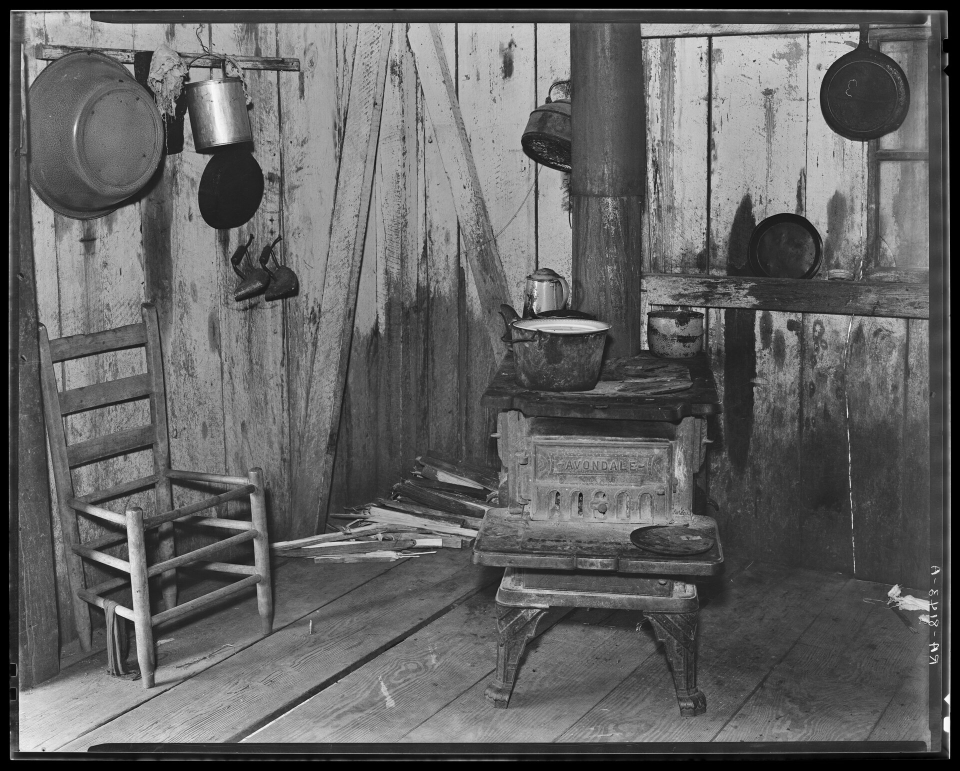
#> input picture References/proto_media/kitchen_window.jpg, 1920 x 1542 px (shown at 1/2 size)
$ python -i proto_archive.py   (imports and definitions only)
#> lines starting #> are read from the running program, lines starting #| are printed output that depends on the picture
### Engine/render/proto_common.py
"""Shared helpers for the Phase 0 prototype renders.

Everything is deterministic: all randomness goes through seeded RNGs so a
re-render produces the identical video.
"""

import math
import os
import random
import shutil
import subprocess
from pathlib import Path

import numpy as np
from PIL import Image, ImageDraw, ImageFilter, ImageFont, ImageOps

W, H, FPS = 1080, 1920, 30

REPO_ROOT = Path(__file__).resolve().parent.parent.parent
MEDIA_DIR = REPO_ROOT / "References" / "proto_media"
OUTPUT_DIR = REPO_ROOT / "Output" / "prototypes"

FONT_TYPEWRITER = "/System/Library/Fonts/Supplemental/AmericanTypewriter.ttc"
FONT_HAND = "/System/Library/Fonts/Supplemental/Bradley Hand Bold.ttf"


def find_tool(name):
#> called with name = 'ffmpeg'
    for candidate in (f"/opt/homebrew/bin/{name}", f"/usr/local/bin/{name}"):
        if os.access(candidate, os.X_OK):
            return candidate
    return shutil.which(name)


FFMPEG = find_tool("ffmpeg")
FFPROBE = find_tool("ffprobe")


def ease_in_out(t):
    return t * t * (3.0 - 2.0 * t)


def lerp(a, b, t):
    return a + (b - a) * t


# ---------------------------------------------------------------------------
# Canvas, grain, grade
# ---------------------------------------------------------------------------

def paper_canvas(color=(242, 240, 236), seed=7):
    """Warm off-white paper with faint speckle so it doesn't look digital."""
    rng = np.random.default_rng(seed)
    base = np.full((H, W, 3), color, dtype=np.float32)
    speckle = rng.normal(0.0, 2.2, size=(H, W, 1)).astype(np.float32)
    base = np.clip(base + speckle, 0, 255)
    return base.astype(np.uint8)


# [34 lines left out: functions make_grain_frames, vignette_map, warm_memory_lut, not called in this run]


def apply_lut(gray_u8, lut):
    return lut[gray_u8]


def posterize_levels(arr_u8, levels=7):
    step = 255.0 / (levels - 1)
    return (np.round(arr_u8.astype(np.float32) / step) * step).clip(0, 255).astype(np.uint8)


# ---------------------------------------------------------------------------
# Photos
# ---------------------------------------------------------------------------

# [16 lines left out: functions load_photo, mono_archive, not called in this run]


def cover_resize(img, tw, th):
    """Resize + center-crop to exactly (tw, th)."""
    return ImageOps.fit(img, (tw, th), Image.LANCZOS)


# [72 lines left out: functions drop_shadow, _jitter_outline, paper_sticker, alpha_paste, not called in this run]


# ---------------------------------------------------------------------------
# Video writer (rawvideo pipe -> ffmpeg, audio muxed from licensed source)
# ---------------------------------------------------------------------------

class VideoWriter:
    # [23 lines left out: function __init__, not called in this run]

    def write(self, frame_u8):
        self.proc.stdin.write(frame_u8.tobytes())

    # [33 lines left out: functions close, shift_scene_times, find_job_audio, not called in this run]

### Engine/render/proto_archive.py
#!/usr/bin/env python3
"""Archive Collage 15-second prototype (Phase 0).

Three lyric-phrase scenes on a warm paper artboard: one monochrome archival
photo as a framed object + translucent grey block per scene, slow drift and
push, fade-through-white transitions, grain/flicker, EN+TR subtitles on
irregular cream tape strips. Lyric: "Oh Shenandoah" (traditional, public
domain). All placement is deterministic.
"""

import numpy as np
from PIL import Image

from proto_common import (
    FONT_TYPEWRITER, FPS, H, OUTPUT_DIR, VideoWriter, W, alpha_paste,
    cover_resize, drop_shadow, ease_in_out, find_job_audio, lerp,
    load_photo, make_grain_frames, mono_archive, paper_canvas, paper_sticker,
    vignette_map,
)

DURATION = 15.0
SCENE_LEN = 5.0
FADE = 0.45  # fade-through-white at scene boundaries

SCENES = [
    {
        "slug": "train_smoke",
        "crop": (0.165, 0.135, 0.94, 0.935),
        "photo_w": 0.66, "photo_pos": (0.07, 0.16), "rot": -1.0,
        "block": {"pos": (0.66, 0.42), "size": (0.30, 0.24),
                  "color": (120, 118, 114), "alpha": 200},
        "drift": ((0, 0), (0, -36)), "zoom": (1.0, 1.045),
        "lines": ("Oh Shenandoah, I long to hear you",
                  "Şenandoa, sesini duymayı özlüyorum"),
        "sub_pos": (0.14, 0.565),
    },
    {
        "slug": "railway_fog",
        "crop": None,
        "photo_w": 0.56, "photo_pos": (0.36, 0.10), "rot": 0.8,
        "block": {"pos": (0.10, 0.55), "size": (0.24, 0.30),
                  "color": (60, 58, 56), "alpha": 235},
        "drift": ((-24, 0), (18, 22)), "zoom": (1.04, 1.0),
        "lines": ("Away, you rolling river",
                  "Uzaklara, akıp giden nehir"),
        "sub_pos": (0.30, 0.60),
    },
    {
        "slug": "lone_road",
        "crop": (0.075, 0.10, 0.925, 0.905),
        "photo_w": 0.74, "photo_pos": (0.13, 0.22), "rot": -0.6,
        "block": {"pos": (0.62, 0.12), "size": (0.28, 0.20),
                  "color": (200, 197, 192), "alpha": 170},
        "drift": ((0, 18), (0, -18)), "zoom": (1.0, 1.05),
        "lines": ("Across the wide Missouri",
                  "Geniş Missouri'nin ötesine"),
        "sub_pos": (0.20, 0.66),
    },
]


def build_scene_layer(scene, oversize=1.10):
    """Pre-composed oversized artboard for one scene (photo+block+shadow)."""
    bw, bh = int(W * oversize), int(H * oversize)
    board = Image.fromarray(paper_canvas()).resize((bw, bh), Image.BILINEAR)

    photo = mono_archive(load_photo(scene["slug"], scene["crop"]))
    pw = int(bw * scene["photo_w"])
    ratio = photo.height / photo.width
    ph = int(pw * ratio)
    ph = min(ph, int(bh * 0.62))
    photo = cover_resize(photo, pw, ph)

    px = int(bw * scene["photo_pos"][0])
    py = int(bh * scene["photo_pos"][1])

    # translucent block behind/beside the photo
    blk = scene["block"]
    bx, by = int(bw * blk["pos"][0]), int(bh * blk["pos"][1])
    bw_, bh_ = int(bw * blk["size"][0]), int(bh * blk["size"][1])
    block = Image.new("RGBA", (bw_, bh_), (*blk["color"], blk["alpha"]))
    board.paste(block, (bx, by), block)

    # photo with slight rotation + drop shadow
    rotated = photo.convert("RGBA").rotate(scene["rot"], expand=True,
                                           resample=Image.BICUBIC,
                                           fillcolor=(0, 0, 0, 0))
    shadow, pad, off = drop_shadow(rotated.size)
    board.paste(shadow, (px - pad + off[0], py - pad + off[1]), shadow)
    board.paste(rotated, (px, py), rotated)
    return board


# [73 lines left out: functions sticker_for, main, not called in this run]


# [2 lines not run here, left out]

>>> import cv2
>>> picture = cv2.imread('../../References/proto_media/kitchen_window.jpg', cv2.IMREAD_GRAYSCALE)
#> picture is the input picture: shape (1542, 1920); min 0, max 255, mean 98.9
>>> result = build_scene_layer(picture)
#> in build_scene_layer, `board = Image.fromarray(paper_canvas()).resize((bw, bh), Image.BILINEAR)`:
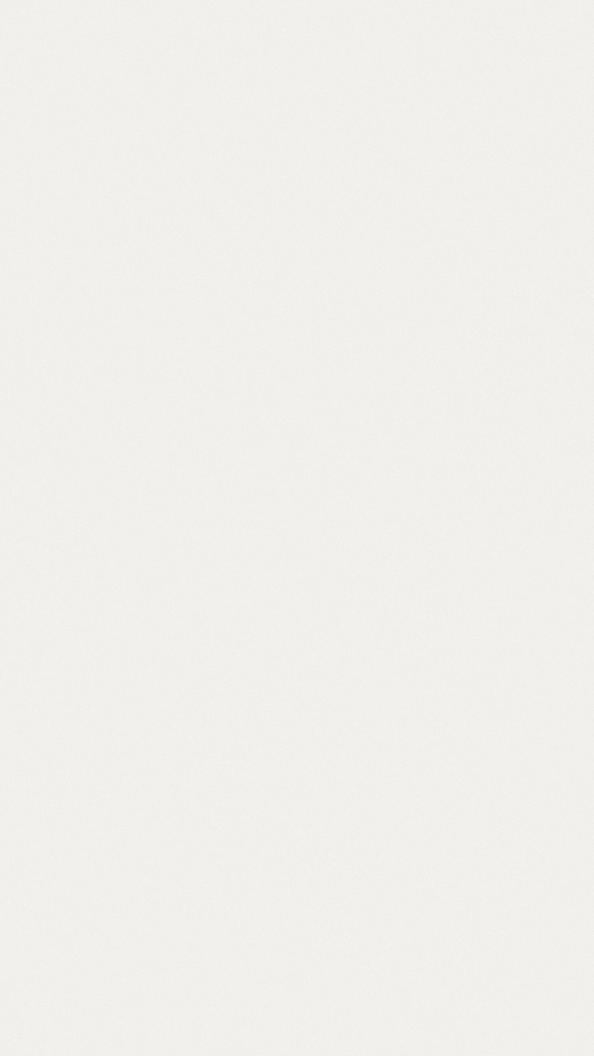
#> board: PIL image 1188x2112 RGB (shown at 1/2 size); mean R, G, B 241.5, 239.5, 235.5
#> (the run stopped early here; a loop or call above may not have finished)
